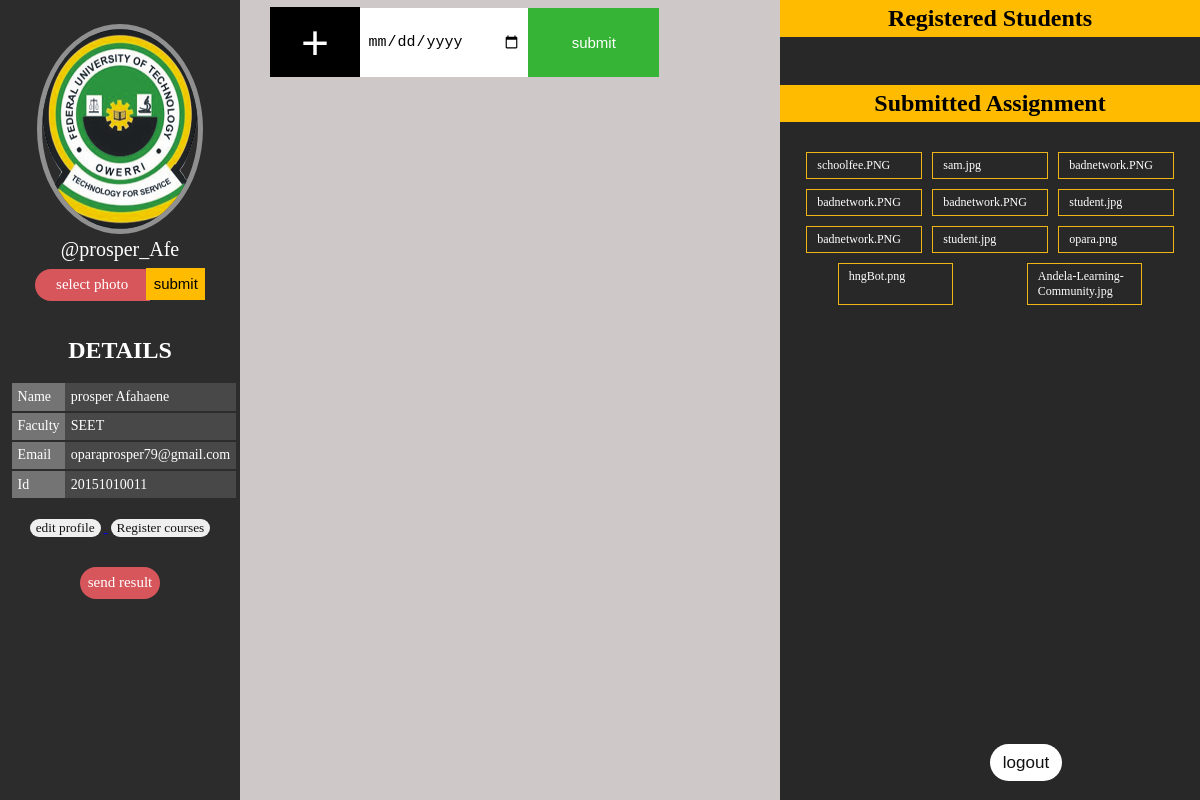
The app's page /dbConfig/lecturerDashboard.php (signed in) with its own data.
### tables this page shows
CREATE TABLE `uploads` (
  `id` int(11) NOT NULL,
  `studentName` varchar(100) NOT NULL,
  `file_name` varchar(50) NOT NULL,
  `file_type` varchar(10) NOT NULL,
  `file_size` varchar(10) NOT NULL,
  `file_path` varchar(50) NOT NULL,
  `date` date NOT NULL
);

### dbConfig/lecturerDashboard.php (the view, shortened to what this page needs)
<?php
$Fname = $_SESSION["Fname"];
$Lname = $_SESSION["Lname"];
$id = $_SESSION["id"];
$school = $_SESSION["faculty"];
$username = $_SESSION["username"];
$email = $_SESSION["email"];
?>
<!DOCTYPE html>
<html lang="en">
<head>
    <link rel="stylesheet" href="../css/dashboard.css">
</head>
<body>
<header>
    <img src="../img/futo.png" alt="">
    <div id="detail"><?php echo"@$username" ?></div>
    <div id="profile_picture">
        <form id="profile_photo_form" action="profile-photo.php" method="post" enctype="multipart/form-data">
            <label for="profile_photo" id="profile_photo_label" name="profile_photo_label"> select photo </label>
            <input type="submit" value="submit" name="profile_photo_submit" id="profile_photo_submit">
        </form>
    </div>
    <div id="user_details">
        <h2> Details</h2>
        <table>
            <tr>
                <td class="detail_item">Name</td>
                <td class="detail_input"><?php echo "$Fname $Lname"?></td>
            </tr>
            <tr>
                <td class="detail_item">Faculty</td>
                <td class="detail_input"><?php echo $school ?></td>
            </tr>
            <tr>
                <td class="detail_item">Email</td>
                <td class="detail_input"><?php echo $email ?></td>
            </tr>
            <tr>
                <td class="detail_item">id</td>
                <td class="detail_input"><?php echo $id ?></td>
            </tr>
        </table>
        <a href="editProfile.php">
        <button class="edit_button">
            edit profile
        </button>
        </a>
        <a href="lecturer_coursereg.php">
            <button class="edit_button">
                Register courses
            </button>
        </a>
        <button class="edit_button" id="show_result">send result</button>
    </div>
</header>
<section id="submit_assignment">
    <div class="assignment_form">
        <button class="file" id="upload_button">+</button>
        <form id="assignment_form" class="assignment_form">
            <input  id="lecturer_comment" type="date" placeholder="Enter message here...">
            <input type="submit" value="submit" name="text_submit">
        </form>
    </div>
</section>
<aside>
    <div id="registered_students">
        <h2 id="Reg_student">Registered Students</h2>
    <?php
    require 'db.php';
    ?>
  <h2 id="Sub_assignment">Submitted Assignment</h2>
    <div id="sub1">
    <?php
    $sql_course = " select * from coursereg ";
    $prep_course = $conn ->prepare($sql_course);
    $prep_course->execute();
    $result_course = $prep_course ->fetchAll(PDO::FETCH_OBJ);
    $sql = " select * from uploads ";
    $prep = $conn ->prepare($sql);
    $prep->execute();
    $result = $prep ->fetchAll(PDO::FETCH_OBJ);
    $ib = '';
    foreach($result_course as $std){
        foreach($result as $row){
            if($std->studentName == $row->studentName){
            $ib .= '<div class="oubx">'
            . '<a href="'.$row->file_path.'" id="student_name_file" target="blank">' . $row->file_name . '</a>'
            . '</div>';
            }
        }
    }
    echo ( $ib );
    ?>
    </div>
    </div>
    <a href="logout.php">
        <button id="logout">logout</button>
    </a>
</aside>
</body>
</html>

### css/dashboard.css (style rules this page uses)
body { padding: 0; margin: 0; display: flex; align-content: center; justify-content: space-between; width: 100%; height: 100vh; color: white; font-family: Ubuntu; background: rgb(206, 200, 200); }
header { width: 20vw; height: 100vh; background: rgb(44, 44, 44); text-align: center; z-index: 2; }
header img { width: 65%; height: 25%; border: 5px solid rgb(145, 144, 144); margin-top: 10%; border-radius: 100%; }
button#logout { position: absolute; top: 93vh; padding: .5em 0; width: 6%; font-size: 17px; border: none; background: rgb(255, 255, 255); color: rgb(17, 16, 16); border-radius: 70px; }
button.edit_button { border: none; border-radius: 70px; font-family: Ubuntu; margin: 10px 3px 0; color: rgb(19, 19, 19); }
#user_details { width: 90%; margin: 15% auto 0; }
#user_details h2 { text-transform: uppercase; width: 100%; }
header table { margin: 0 auto 5%; text-align: left; font-size: 14px; border-collapse: collapse; }
tr { border-bottom: 2px solid rgb(44, 44, 44); }
tr:last-child { border-bottom: none; }
td { border: none; padding: .4em; }
.detail_item { background: rgb(117, 116, 117); text-transform: capitalize; }
.detail_input { background: rgb(72, 72, 73); }
#detail { font-size: 20px; margin: auto; }
.assignment_form { display: flex; }
section { width: 40%; }
section input { width: 98%; padding: 1.5em .5em; font-size: 15px; border: none; margin-top: .5em; }
section input[type=submit] { width: 150px; background: rgb(54, 180, 54); color: white; }
#lecturer_comment { width: 60%; }
#file_icon,#profile_photo_label { cursor: pointer; }
.file { font-size: 3em; color: white; background-color: black; display: inline-block; width: 90px; height: 70px; text-align: center; border: none; margin: .15em 0 0; }
aside { background: rgb(40, 40, 40); width: 35%; text-align: center; }
#profile_photo_label { font-size: 15px; color: rgb(255, 255, 255); background-color: rgb(214, 86, 92); display: inline-block; width: 100px; padding: .5em; text-align: center; border: none; border-top-left-radius: 20px; border-bottom-left-radius: 20px; margin: .5em 0 0;- }
#profile_photo_submit { padding: .45em .5em .55em; margin-left: -.5em; border: none; background: rgb(255, 187, 0); font-size: 15px; }
#Reg_student, .Reg_student { background: rgb(255, 187, 0); margin: 0; padding: 5px 0; color: black; }
#Sub_assignment { background: rgb(255, 187, 0); padding: 5px 0; color: black; margin-top: 2em; }
.oubx { width: 30%; margin: 10px auto 0; text-align: center; border: 1px solid rgb(240, 181, 21); }
#student_name, #student_name_file { font-size: 12px; text-align: left; padding: 5px 10px; display: block; width: 100%; margin: 0 auto; color: white; text-decoration: none; }
#sub1 { display: flex; flex-wrap: wrap; justify-content: space-evenly; align-content: center; width: 90%; margin: 0 auto; }
#show_result { margin-top: 2em; padding: .5em; font-size: 15px; background: rgb(214, 86, 92); color: white; }

### records on screen
uploads: file_name "schoolfee.PNG"
uploads: file_name "sam.jpg"
uploads: file_name "badnetwork.PNG"
uploads: file_name "badnetwork.PNG"
uploads: file_name "badnetwork.PNG"
uploads: file_name "student.jpg"
uploads: file_name "badnetwork.PNG"
uploads: file_name "student.jpg"
uploads: file_name "opara.png"
uploads: file_name "hngBot.png"
uploads: file_name "Andela-Learning-Community.jpg"

### other values on screen
$username "prosper_Afe"
$Fname "prosper"
$Lname "Afahaene"
$school "SEET"
$email "oparaprosper79@gmail.com"
$id "20151010011"
